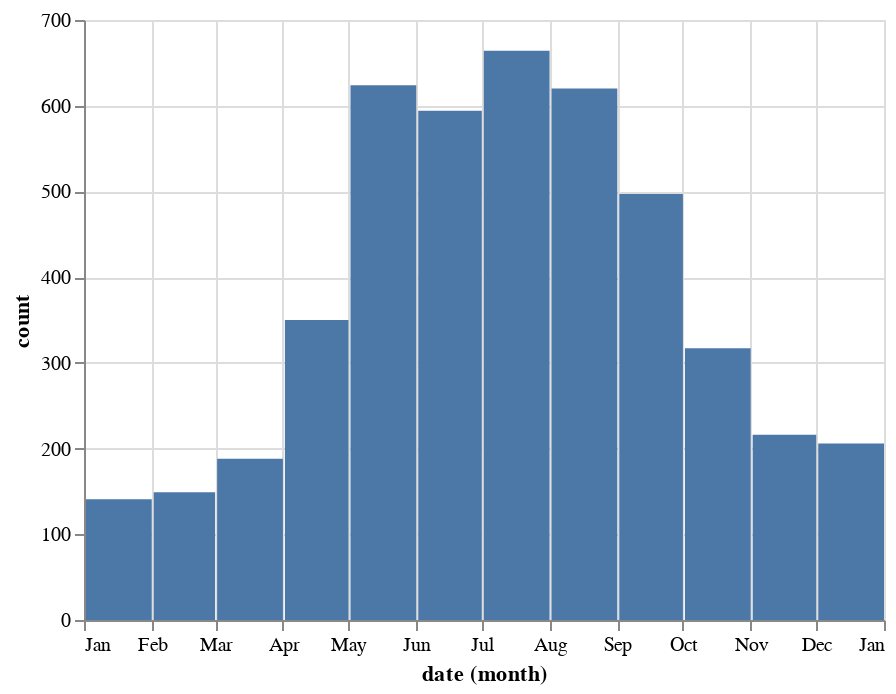

Notebook source saved alongside this figure:
### Markdown cell above
### Show number of identifiers per month

### Code cell
identifiers_by_month = get_monthly_counts(get_observation_identifiers, 'Identifiers')
alt.Chart(identifiers_by_month).mark_bar().encode(x='month(date):T', y='count:Q')

### Figure 1 — Vega-Lite specification as saved in the notebook (floating-point values rounded to 4 significant figures)
{"config": {"view": {"continuousWidth": 400, "continuousHeight": 300}}, "data": {"name": "data-4b4be869d1dc7a0c576d391d05a07472"}, "mark": "bar", "encoding": {"x": {"type": "temporal", "field": "date", "timeUnit": "month"}, "y": {"type": "quantitative", "field": "count"}}, "$schema": "https://vega.github.io/schema/vega-lite/v4.8.1.json", "datasets": {"data-4b4be869d1dc7a0c576d391d05a07472": [{"metric": "Identifiers", "date": "2020-01-01T00:00:00", "count": 141}, {"metric": "Identifiers", "date": "2020-02-01T00:00:00", "count": 149}, {"metric": "Identifiers", "date": "2020-03-01T00:00:00", "count": 188}, {"metric": "Identifiers", "date": "2020-04-01T00:00:00", "count": 350}, {"metric": "Identifiers", "date": "2020-05-01T00:00:00", "count": 624}, {"metric": "Identifiers", "date": "2020-06-01T00:00:00", "count": 594}, {"metric": "Identifiers", "date": "2020-07-01T00:00:00", "count": 664}, {"metric": "Identifiers", "date": "2020-08-01T00:00:00", "count": 620}, {"metric": "Identifiers", "date": "2020-09-01T00:00:00", "count": 497}, {"metric": "Identifiers", "date": "2020-10-01T00:00:00", "count": 317}, {"metric": "Identifiers", "date": "2020-11-01T00:00:00", "count": 216}, {"metric": "Identifiers", "date": "2020-12-01T00:00:00", "count": 206}]}}
